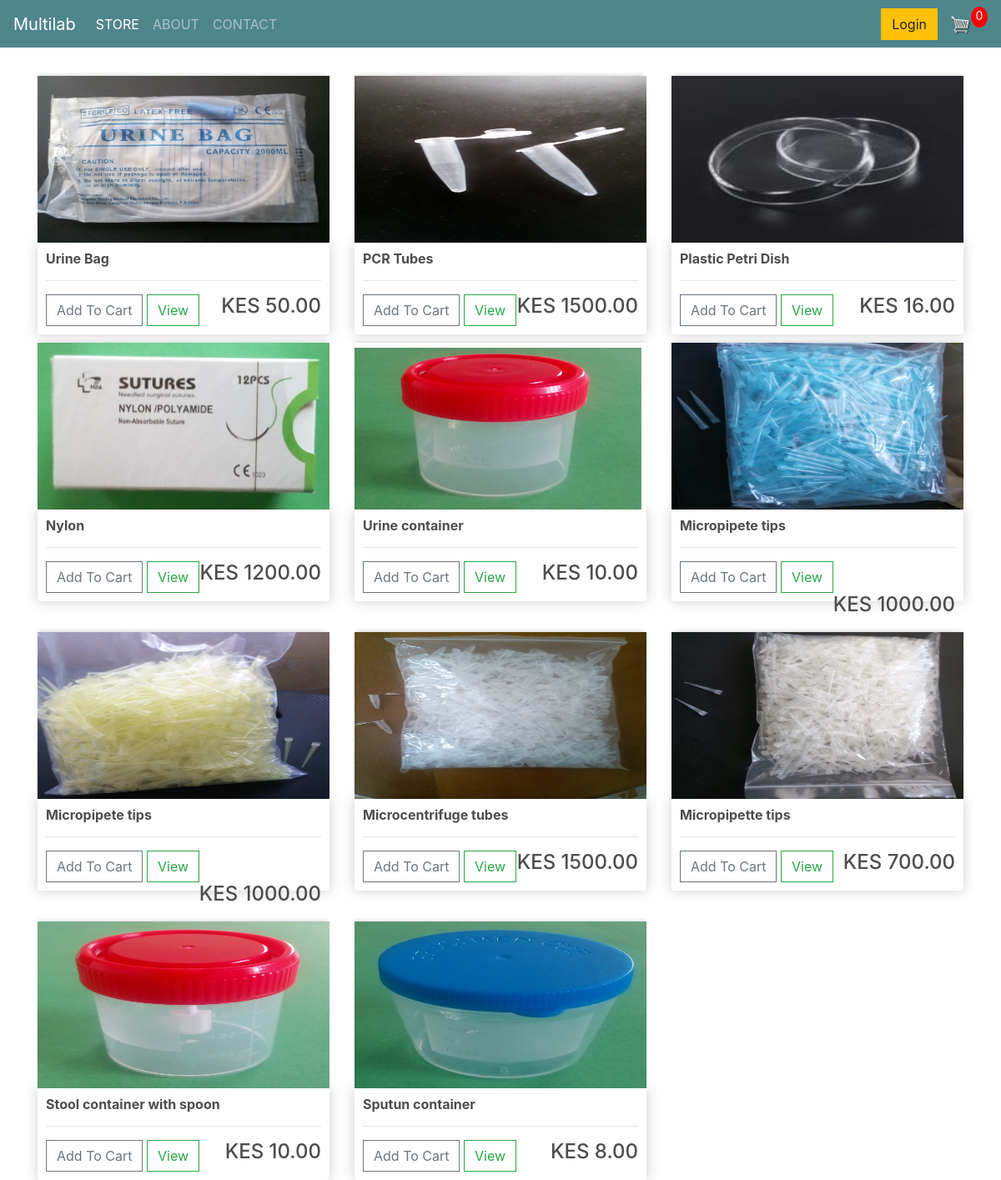
/store/, run on the app's committed database.
### store/models.py (models this page shows, shortened)
class Product(models.Model):
    SUTURES = 'SU'
    LABWARE = 'LA'
    EQUIPMENT = 'EQ'
    INSTRUMENTS = 'IN'
    CULTURE = 'CU'
    MEDIA = 'ME'
    CATEGORY_CHOICES = [
        (SUTURES, 'Sutures'),
        (LABWARE, 'Labware'),
        (EQUIPMENT, 'Equipment'),
        (INSTRUMENTS, 'Instruments'),
        (CULTURE, 'Culture'),
        (MEDIA, 'Media')
    ]
    name = models.CharField(max_length=200)
    price = models.DecimalField(max_digits=7, decimal_places=2)
    measurement = models.CharField(max_length=250, null=True, blank=True)
    unit = models.CharField(max_length=250, null=True, blank=True)
    description = models.CharField(max_length=250, null=True, blank=True)
    category = models.CharField(max_length=2, choices=CATEGORY_CHOICES, default=LABWARE)
    sold_out = models.BooleanField(default = False)
    digital = models.BooleanField(default = False, null = True , blank = False)
    image = models.ImageField(null=True, blank=True)
    @property
    def imageURL(self):
        try:
            url = self.image.url
        except:
            url = ''
        return url

### store/views.py (the view)
# urls.py: path('', include('store.urls'))
def store(request):
    if request.user.is_authenticated:
        customer = request.user.customer
        order, created = Order.objects.get_or_create(customer=customer, complete=False)
        items= order.orderitem_set.all()
        cartItems = order.get_cart_items
    else:
        items = []
        order = {
            'get_cart_total': 0,
            'get_cart_items': 0,
            'delivery': False
        }
        cartItems = order['get_cart_items']
    products = Product.objects.all()
    context = {
        'products': products,
        'cartItems': cartItems
    }
    return render(request, 'store/store.html', context)

### store/templates/store/store.html
{% extends 'store/main.html' %}
{% load static %}
{% block content %}
<link rel="stylesheet" tpe="text/css" href="{% static  'css/main.css' %}">
<div class="row">
    {% for product in products %}
    <div class="col-lg-4">
        <img class="thumbnail" src="{{product.imageURL}}">
		<div class="box-element product">
            <h6><strong>{{product.name}}</strong></h6>
            <hr>
            <button data-product="{{product.id}}" data-action="add" class="btn btn-outline-secondary add-btn update-cart">Add To Cart</button>
            <a class="btn btn-outline-success" href="#">View</a>
            <h4 style="float: right;">KES {{product.price|floatformat:2}}</h4>
		</div>
	</div>
   {% endfor %}
</div>
{% endblock content %}

### store/templates/store/main.html (shortened to what this page needs)
<!DOCTYPE html>
{% load static %}
<html>
<head>
	<link rel="stylesheet" href="https://stackpath.bootstrapcdn.com/bootstrap/4.4.1/css/bootstrap.min.css">
  <link rel="stylesheet" type="text/css" href="{% static 'css/main.css' %}">
</head>
<body>
    <nav class="navbar navbar-expand-lg navbar-dark bg-dark">
        <a class="navbar-brand" href="{% url 'home' %}">Multilab </a>
        <div class="collapse navbar-collapse" id="navbarSupportedContent">
          <ul class="navbar-nav mr-auto">
            <li class="nav-item active">
              <a class="nav-link" href="{% url 'store' %}">STORE <span class="sr-only">(current)</span></a>
            </li>
            <li class="nav-item ">
              <a class="nav-link" href="{% url 'about' %}">ABOUT <span class="sr-only">(current)</span></a>
            </li>
            <li class="nav-item">
              <a class="nav-link" href="{% url 'contact' %}">CONTACT <span class="sr-only">(current)</span></a>
            </li>
          </ul>
          <div class="form-inline my-2 my-lg-0">
               <a href="#"class="btn btn-warning">Login</a>
               <a href="{% url 'cart' %}">
                  <img  id="cart-icon" src="{% static 'images/cart.png' %}">
              </a>
              <p id="cart-total">{{cartItems}}</p>
          </div>
        </div>
      </nav>
     <div class="container">
            <br>
            {% block content %}
             {% endblock content %}
     </div>
</body>
</html>

### static/css/main.css (style rules this page uses)
html { font-family: 'Open Sans', sans-serif; }
h1,h2,h3,h4,h5,h6 { color:hsl(0, 0%, 30%); }
.box-element { box-shadow:hsl(0, 0%, 80%) 0 0 16px; background-color: #fff; border-radius: 4px; padding: 10px; }
.thumbnail { width: 100%; height: 200px; -webkit-box-shadow: -1px -3px 5px -2px rgba(214,214,214,1); -moz-box-shadow: -1px -3px 5px -2px rgba(214,214,214,1); box-shadow: -1px -3px 5px -2px rgba(214,214,214,1); }
.product { border-radius: 0 0 4px 4px; }
.bg-dark { background-color: #4f868c!important; }
#cart-icon { width:25px; display: inline-block; margin-left: 15px; }
#cart-total { display: block; text-align: center; color:#fff; background-color: red; width: 20px; height: 25px; border-radius: 50%; font-size: 14px; }
.col-lg-4, .col-lg-6, .col-lg-8, .col-lg-12 { margin-top: 10px; }
.btn { border-radius: 0; }

### data on the page
Product: imageURL (picture), name "Urine Bag", price "50.00"
Product: imageURL (picture), name "PCR Tubes", price "1500.00"
Product: imageURL (picture), name "Plastic Petri Dish", price "16.00"
Product: imageURL (picture), name "Nylon", price "1200.00"
Product: imageURL (picture), name "Urine container", price "10.00"
Product: imageURL (picture), name "Micropipete tips", price "1000.00"
Product: imageURL (picture), name "Micropipete tips", price "1000.00"
Product: imageURL (picture), name "Microcentrifuge tubes", price "1500.00"
Product: imageURL (picture), name "Micropipette tips", price "700.00"
Product: imageURL (picture), name "Stool container with spoon", price "10.00"
Product: imageURL (picture), name "Sputun container", price "8.00"

### other printed values
{{ cartItems }} "0"
